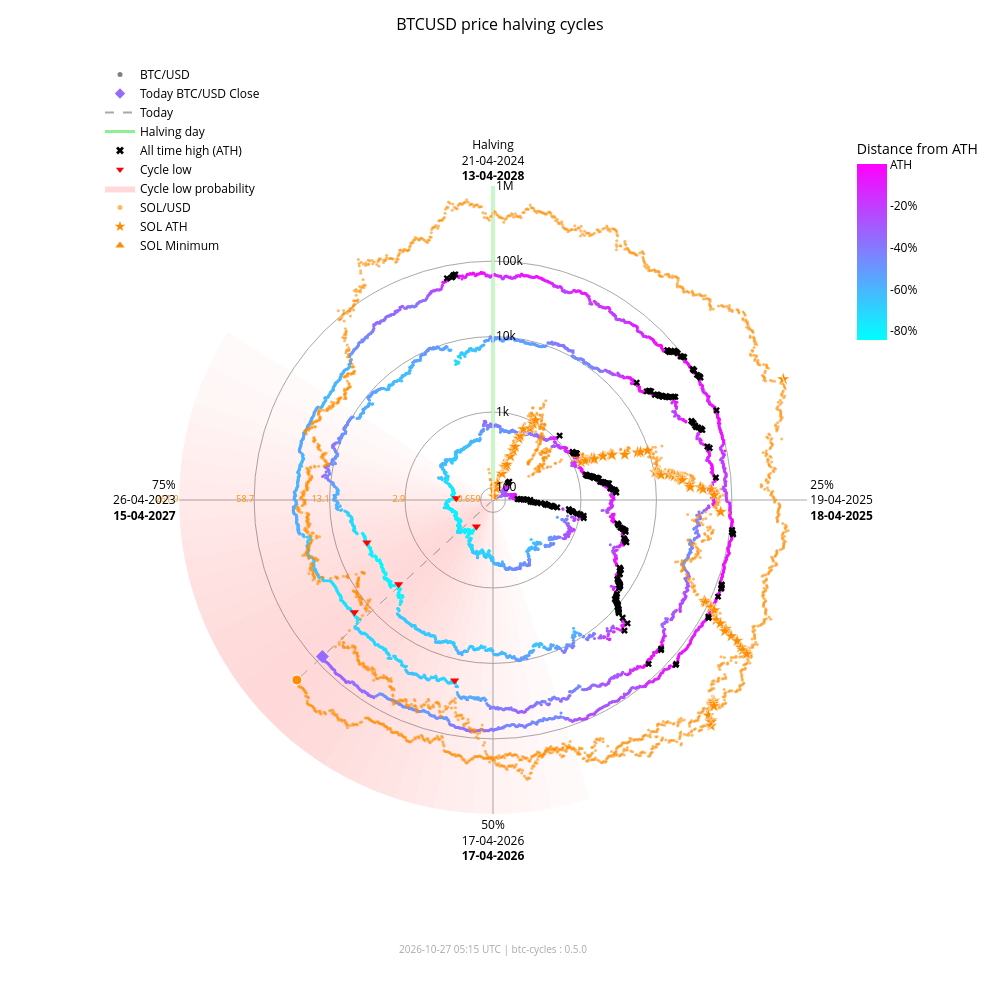

Write notebook code for a chart like this one.
### Markdown cell above
### Interactive chart with overlay

### Code cell
fig_overlay_interactive = btc.plot(
    kind="interactive",
    from_date="2012-11-28",
    overlay=sol,
)
fig_overlay_interactive.show(config={"scrollZoom": True, "displayModeBar": True})

### Figure 1 — Plotly figure (JSON) as saved in the notebook; plotly's stock layout.template omitted (floating-point values rounded to 4 significant figures; data arrays with more than 128 entries replaced by an {"elided": "..."} marker saying what was removed)
{"data": [{"fill": "toself", "fillcolor": "rgba(255,0,0,0.018306980149439524)", "hoverinfo": "skip", "line": {"width": 0}, "mode": "lines", "r": [68.43, 1000000, 1000000, 68.43, 68.43], "showlegend": false, "theta": [162.0, 162.0, 165.6, 165.6, 162.0], "type": "scatterpolar"}, {"fill": "toself", "fillcolor": "rgba(255,0,0,0.02405911634527998)", "hoverinfo": "skip", "line": {"width": 0}, "mode": "lines", "r": [68.43, 1000000, 1000000, 68.43, 68.43], "showlegend": false, "theta": [165.6, 165.6, 169.2, 169.2, 165.6], "type": "scatterpolar"}, {"fill": "toself", "fillcolor": "rgba(255,0,0,0.030803449372254352)", "hoverinfo": "skip", "line": {"width": 0}, "mode": "lines", "r": [68.43, 1000000, 1000000, 68.43, 68.43], "showlegend": false, "theta": [169.2, 169.2, 172.8, 172.8, 169.2], "type": "scatterpolar"}, {"fill": "toself", "fillcolor": "rgba(255,0,0,0.03847233586005252)", "hoverinfo": "skip", "line": {"width": 0}, "mode": "lines", "r": [68.43, 1000000, 1000000, 68.43, 68.43], "showlegend": false, "theta": [172.8, 172.8, 176.4, 176.4, 172.8], "type": "scatterpolar"}, {"fill": "toself", "fillcolor": "rgba(255,0,0,0.04694405159551339)", "hoverinfo": "skip", "line": {"width": 0}, "mode": "lines", "r": [68.43, 1000000, 1000000, 68.43, 68.43], "showlegend": false, "theta": [176.4, 176.4, 180.0, 180.0, 176.4], "type": "scatterpolar"}, {"fill": "toself", "fillcolor": "rgba(255,0,0,0.05605603979818329)", "hoverinfo": "skip", "line": {"width": 0}, "mode": "lines", "r": [68.43, 1000000, 1000000, 68.43, 68.43], "showlegend": false, "theta": [180.0, 180.0, 183.6, 183.6, 180.0], "type": "scatterpolar"}, {"fill": "toself", "fillcolor": "rgba(255,0,0,0.06562330627802694)", "hoverinfo": "skip", "line": {"width": 0}, "mode": "lines", "r": [68.43, 1000000, 1000000, 68.43, 68.43], "showlegend": false, "theta": [183.6, 183.6, 187.2, 187.2, 183.6], "type": "scatterpolar"}, {"fill": "toself", "fillcolor": "rgba(255,0,0,0.07545707932574237)", "hoverinfo": "skip", "line": {"width": 0}, "mode": "lines", "r": [68.43, 1000000, 1000000, 68.43, 68.43], "showlegend": false, "theta": [187.2, 187.2, 190.8, 190.8, 187.2], "type": "scatterpolar"}, {"fill": "toself", "fillcolor": "rgba(255,0,0,0.08537841060169407)", "hoverinfo": "skip", "line": {"width": 0}, "mode": "lines", "r": [68.43, 1000000, 1000000, 68.43, 68.43], "showlegend": false, "theta": [190.8, 190.8, 194.4, 194.4, 190.8], "type": "scatterpolar"}, {"fill": "toself", "fillcolor": "rgba(255,0,0,0.09522272137134848)", "hoverinfo": "skip", "line": {"width": 0}, "mode": "lines", "r": [68.43, 1000000, 1000000, 68.43, 68.43], "showlegend": false, "theta": [194.4, 194.4, 198.0, 198.0, 194.4], "type": "scatterpolar"}, {"fill": "toself", "fillcolor": "rgba(255,0,0,0.10483418800389058)", "hoverinfo": "skip", "line": {"width": 0}, "mode": "lines", "r": [68.43, 1000000, 1000000, 68.43, 68.43], "showlegend": false, "theta": [198.0, 198.0, 201.6, 201.6, 198.0], "type": "scatterpolar"}, {"fill": "toself", "fillcolor": "rgba(255,0,0,0.11405248627197925)", "hoverinfo": "skip", "line": {"width": 0}, "mode": "lines", "r": [68.43, 1000000, 1000000, 68.43, 68.43], "showlegend": false, "theta": [201.6, 201.6, 205.2, 205.2, 201.6], "type": "scatterpolar"}, {"fill": "toself", "fillcolor": "rgba(255,0,0,0.12269756305009562)", "hoverinfo": "skip", "line": {"width": 0}, "mode": "lines", "r": [68.43, 1000000, 1000000, 68.43, 68.43], "showlegend": false, "theta": [205.2, 205.2, 208.8, 208.8, 205.2], "type": "scatterpolar"}, {"fill": "toself", "fillcolor": "rgba(255,0,0,0.13055959037792858)", "hoverinfo": "skip", "line": {"width": 0}, "mode": "lines", "r": [68.43, 1000000, 1000000, 68.43, 68.43], "showlegend": false, "theta": [208.8, 208.8, 212.4, 212.4, 208.8], "type": "scatterpolar"}, {"fill": "toself", "fillcolor": "rgba(255,0,0,0.13740037014073872)", "hoverinfo": "skip", "line": {"width": 0}, "mode": "lines", "r": [68.43, 1000000, 1000000, 68.43, 68.43], "showlegend": false, "theta": [212.4, 212.4, 216.0, 216.0, 212.4], "type": "scatterpolar"}, {"fill": "toself", "fillcolor": "rgba(255,0,0,0.14296927208088228)", "hoverinfo": "skip", "line": {"width": 0}, "mode": "lines", "r": [68.43, 1000000, 1000000, 68.43, 68.43], "showlegend": false, "theta": [216.0, 216.0, 219.6, 219.6, 216.0], "type": "scatterpolar"}, {"fill": "toself", "fillcolor": "rgba(255,0,0,0.14703219887325494)", "hoverinfo": "skip", "line": {"width": 0}, "mode": "lines", "r": [68.43, 1000000, 1000000, 68.43, 68.43], "showlegend": false, "theta": [219.6, 219.6, 223.2, 223.2, 219.6], "type": "scatterpolar"}, {"fill": "toself", "fillcolor": "rgba(255,0,0,0.14940752827264187)", "hoverinfo": "skip", "line": {"width": 0}, "mode": "lines", "r": [68.43, 1000000, 1000000, 68.43, 68.43], "showlegend": false, "theta": [223.2, 223.2, 226.8, 226.8, 223.2], "type": "scatterpolar"}, {"fill": "toself", "fillcolor": "rgba(255,0,0,0.15)", "hoverinfo": "skip", "line": {"width": 0}, "mode": "lines", "r": [68.43, 1000000, 1000000, 68.43, 68.43], "showlegend": false, "theta": [226.8, 226.8, 230.4, 230.4, 226.8], "type": "scatterpolar"}, {"fill": "toself", "fillcolor": "rgba(255,0,0,0.14882314851976614)", "hoverinfo": "skip", "line": {"width": 0}, "mode": "lines", "r": [68.43, 1000000, 1000000, 68.43, 68.43], "showlegend": false, "theta": [230.4, 230.4, 234.0, 234.0, 230.4], "type": "scatterpolar"}, {"fill": "toself", "fillcolor": "rgba(255,0,0,0.14600334989350275)", "hoverinfo": "skip", "line": {"width": 0}, "mode": "lines", "r": [68.43, 1000000, 1000000, 68.43, 68.43], "showlegend": false, "theta": [234.0, 234.0, 237.6, 237.6, 234.0], "type": "scatterpolar"}, {"fill": "toself", "fillcolor": "rgba(255,0,0,0.14176315293000513)", "hoverinfo": "skip", "line": {"width": 0}, "mode": "lines", "r": [68.43, 1000000, 1000000, 68.43, 68.43], "showlegend": false, "theta": [237.6, 237.6, 241.2, 241.2, 237.6], "type": "scatterpolar"}, {"fill": "toself", "fillcolor": "rgba(255,0,0,0.1363869302869166)", "hoverinfo": "skip", "line": {"width": 0}, "mode": "lines", "r": [68.43, 1000000, 1000000, 68.43, 68.43], "showlegend": false, "theta": [241.2, 241.2, 244.8, 244.8, 241.2], "type": "scatterpolar"}, {"fill": "toself", "fillcolor": "rgba(255,0,0,0.13017643696734477)", "hoverinfo": "skip", "line": {"width": 0}, "mode": "lines", "r": [68.43, 1000000, 1000000, 68.43, 68.43], "showlegend": false, "theta": [244.8, 244.8, 248.4, 248.4, 244.8], "type": "scatterpolar"}, {"fill": "toself", "fillcolor": "rgba(255,0,0,0.1234063302665758)", "hoverinfo": "skip", "line": {"width": 0}, "mode": "lines", "r": [68.43, 1000000, 1000000, 68.43, 68.43], "showlegend": false, "theta": [248.4, 248.4, 252.0, 252.0, 248.4], "type": "scatterpolar"}, {"fill": "toself", "fillcolor": "rgba(255,0,0,0.11628949020714345)", "hoverinfo": "skip", "line": {"width": 0}, "mode": "lines", "r": [68.43, 1000000, 1000000, 68.43, 68.43], "showlegend": false, "theta": [252.0, 252.0, 255.6, 255.6, 252.0], "type": "scatterpolar"}, {"fill": "toself", "fillcolor": "rgba(255,0,0,0.108959277972535)", "hoverinfo": "skip", "line": {"width": 0}, "mode": "lines", "r": [68.43, 1000000, 1000000, 68.43, 68.43], "showlegend": false, "theta": [255.6, 255.6, 259.2, 259.2, 255.6], "type": "scatterpolar"}, {"fill": "toself", "fillcolor": "rgba(255,0,0,0.1014715299920515)", "hoverinfo": "skip", "line": {"width": 0}, "mode": "lines", "r": [68.43, 1000000, 1000000, 68.43, 68.43], "showlegend": false, "theta": [259.2, 259.2, 262.8, 262.8, 259.2], "type": "scatterpolar"}, {"fill": "toself", "fillcolor": "rgba(255,0,0,0.09382430417652897)", "hoverinfo": "skip", "line": {"width": 0}, "mode": "lines", "r": [68.43, 1000000, 1000000, 68.43, 68.43], "showlegend": false, "theta": [262.8, 262.8, 266.4, 266.4, 262.8], "type": "scatterpolar"}, {"fill": "toself", "fillcolor": "rgba(255,0,0,0.08598937207621672)", "hoverinfo": "skip", "line": {"width": 0}, "mode": "lines", "r": [68.43, 1000000, 1000000, 68.43, 68.43], "showlegend": false, "theta": [266.4, 266.4, 270.0, 270.0, 266.4], "type": "scatterpolar"}, {"fill": "toself", "fillcolor": "rgba(255,0,0,0.07794710108398434)", "hoverinfo": "skip", "line": {"width": 0}, "mode": "lines", "r": [68.43, 1000000, 1000000, 68.43, 68.43], "showlegend": false, "theta": [270.0, 270.0, 273.6, 273.6, 270.0], "type": "scatterpolar"}, {"fill": "toself", "fillcolor": "rgba(255,0,0,0.06971614429145927)", "hoverinfo": "skip", "line": {"width": 0}, "mode": "lines", "r": [68.43, 1000000, 1000000, 68.43, 68.43], "showlegend": false, "theta": [273.6, 273.6, 277.2, 277.2, 273.6], "type": "scatterpolar"}, {"fill": "toself", "fillcolor": "rgba(255,0,0,0.061371174705723626)", "hoverinfo": "skip", "line": {"width": 0}, "mode": "lines", "r": [68.43, 1000000, 1000000, 68.43, 68.43], "showlegend": false, "theta": [277.2, 277.2, 280.8, 280.8, 277.2], "type": "scatterpolar"}, {"fill": "toself", "fillcolor": "rgba(255,0,0,0.05304520605236535)", "hoverinfo": "skip", "line": {"width": 0}, "mode": "lines", "r": [68.43, 1000000, 1000000, 68.43, 68.43], "showlegend": false, "theta": [280.8, 280.8, 284.4, 284.4, 280.8], "type": "scatterpolar"}, {"fill": "toself", "fillcolor": "rgba(255,0,0,0.044916938988340704)", "hoverinfo": "skip", "line": {"width": 0}, "mode": "lines", "r": [68.43, 1000000, 1000000, 68.43, 68.43], "showlegend": false, "theta": [284.4, 284.4, 288.0, 288.0, 284.4], "type": "scatterpolar"}, {"fill": "toself", "fillcolor": "rgba(255,0,0,0.0371870550186571)", "hoverinfo": "skip", "line": {"width": 0}, "mode": "lines", "r": [68.43, 1000000, 1000000, 68.43, 68.43], "showlegend": false, "theta": [288.0, 288.0, 291.6, 291.6, 288.0], "type": "scatterpolar"}, {"fill": "toself", "fillcolor": "rgba(255,0,0,0.030049603184432498)", "hoverinfo": "skip", "line": {"width": 0}, "mode": "lines", "r": [68.43, 1000000, 1000000, 68.43, 68.43], "showlegend": false, "theta": [291.6, 291.6, 295.2, 295.2, 291.6], "type": "scatterpolar"}, {"fill": "toself", "fillcolor": "rgba(255,0,0,0.023665126797805223)", "hoverinfo": "skip", "line": {"width": 0}, "mode": "lines", "r": [68.43, 1000000, 1000000, 68.43, 68.43], "showlegend": false, "theta": [295.2, 295.2, 298.8, 298.8, 295.2], "type": "scatterpolar"}, {"fill": "toself", "fillcolor": "rgba(255,0,0,0.018141004067302662)", "hoverinfo": "skip", "line": {"width": 0}, "mode": "lines", "r": [68.43, 1000000, 1000000, 68.43, 68.43], "showlegend": false, "theta": [298.8, 298.8, 302.4, 302.4, 298.8], "type": "scatterpolar"}, {"hoverinfo": "skip", "line": {"color": "darkgrey", "dash": "dash", "width": 1}, "mode": "lines", "r": [68.43, 80010.0], "showlegend": false, "theta": [227.4, 227.4], "type": "scatterpolar"}, {"hoverinfo": "skip", "line": {"color": "darkgrey", "dash": "dash", "width": 1}, "mode": "lines", "r": [68.43, 229900.0], "showlegend": false, "theta": [227.4, 227.4], "type": "scatterpolar"}, {"hoverinfo": "skip", "line": {"color": "lightgreen", "width": 3}, "mode": "lines", "r": [68.43, 1000000], "showlegend": false, "theta": [0, 0], "type": "scatterpolar"}, {"hoverinfo": "text", "marker": {"color": {"elided": "4931 str values"}, "size": 3}, "mode": "markers", "r": {"elided": "4931 float values"}, "showlegend": false, "text": {"elided": "4931 str values"}, "theta": {"elided": "4931 float values"}, "type": "scatterpolar"}, {"hoverinfo": "text", "marker": {"color": "#FF8C00", "opacity": 0.6, "size": 3}, "mode": "markers", "r": {"elided": "2391 float values"}, "showlegend": false, "text": {"elided": "2391 str values"}, "theta": {"elided": "2391 float values"}, "type": "scatterpolar"}, {"hoverinfo": "text", "marker": {"color": "#936cff", "size": 10, "symbol": "diamond"}, "mode": "markers", "r": [80010.0], "showlegend": false, "text": ["Today<br>Date: 2026-10-26<br>Price: $80,006.65"], "theta": [227.4], "type": "scatterpolar"}, {"hoverinfo": "text", "marker": {"color": "#FF8C00", "line": {"color": "white", "width": 1}, "size": 10, "symbol": "circle"}, "mode": "markers", "r": [229900.0], "showlegend": false, "text": ["Today SOL<br>Date: 2026-10-26<br>Price: $100.75"], "theta": [227.4], "type": "scatterpolar"}, {"hoverinfo": "text", "marker": {"color": "#FF8C00", "line": {"color": "white", "width": 0.5}, "size": 10, "symbol": "star"}, "mode": "markers", "r": [68.43, 76.69, 98.28, 115.1, 160.2, 199.2, 200.3, 203.8, 217.3, 287.8, 349.8, 397.3, 523.3, 573.2, 718.1, 798.5, 948.0, 1078.0, 1271.0, 1461.0, 1785.0, 1908.0, 1917.0, 2530.0, 3215.0, 3302.0, 3322.0, 4795.0, 7121.0, 7760.0, 9679.0, 10370.0, 11210.0, 11600.0, 11830.0, 12190.0, 15220.0, 16990.0, 18090.0, 20010.0, 20730.0, 21720.0, 21920.0, 22700.0, 28100.0, 28410.0, 38550.0, 41750.0, 54000.0, 58230.0, 71670.0, 86520.0, 90770.0, 111800.0, 112400.0, 128500.0, 155700.0, 182600.0, 229400.0, 231200.0, 295100.0, 371400.0, 451600.0, 493500.0, 583700.0, 612100.0, 618900.0, 644000.0, 686600.0, 744100.0, 879500.0, 907500.0, 980900.0, 1000000.0], "showlegend": false, "text": ["SOL ATH<br>Date: 2020-04-10<br>Price: $0.95", "SOL ATH<br>Date: 2020-07-12<br>Price: $1.02", "SOL ATH<br>Date: 2020-07-13<br>Price: $1.18", "SOL ATH<br>Date: 2020-07-15<br>Price: $1.29", "SOL ATH<br>Date: 2020-07-26<br>Price: $1.57", "SOL ATH<br>Date: 2020-07-27<br>Price: $1.78", "SOL ATH<br>Date: 2020-07-28<br>Price: $1.78", "SOL ATH<br>Date: 2020-08-03<br>Price: $1.80", "SOL ATH<br>Date: 2020-08-04<br>Price: $1.87", "SOL ATH<br>Date: 2020-08-06<br>Price: $2.21", "SOL ATH<br>Date: 2020-08-08<br>Price: $2.47", "SOL ATH<br>Date: 2020-08-09<br>Price: $2.67", "SOL ATH<br>Date: 2020-08-10<br>Price: $3.13", "SOL ATH<br>Date: 2020-08-11<br>Price: $3.30", "SOL ATH<br>Date: 2020-08-12<br>Price: $3.77", "SOL ATH<br>Date: 2020-08-28<br>Price: $4.01", "SOL ATH<br>Date: 2020-08-30<br>Price: $4.44", "SOL ATH<br>Date: 2020-08-31<br>Price: $4.78", "SOL ATH<br>Date: 2021-02-02<br>Price: $5.27", "SOL ATH<br>Date: 2021-02-03<br>Price: $5.72", "SOL ATH<br>Date: 2021-02-04<br>Price: $6.43", "SOL ATH<br>Date: 2021-02-05<br>Price: $6.68", "SOL ATH<br>Date: 2021-02-07<br>Price: $6.70", "SOL ATH<br>Date: 2021-02-08<br>Price: $7.88", "SOL ATH<br>Date: 2021-02-10<br>Price: $9.07", "SOL ATH<br>Date: 2021-02-11<br>Price: $9.22", "SOL ATH<br>Date: 2021-02-12<br>Price: $9.25", "SOL ATH<br>Date: 2021-02-19<br>Price: $11.47", "SOL ATH<br>Date: 2021-02-22<br>Price: $14.45", "SOL ATH<br>Date: 2021-02-23<br>Price: $15.20", "SOL ATH<br>Date: 2021-02-24<br>Price: $17.30", "SOL ATH<br>Date: 2021-03-28<br>Price: $18.02", "SOL ATH<br>Date: 2021-03-29<br>Price: $18.85", "SOL ATH<br>Date: 2021-03-30<br>Price: $19.23", "SOL ATH<br>Date: 2021-03-31<br>Price: $19.47", "SOL ATH<br>Date: 2021-04-02<br>Price: $19.81", "SOL ATH<br>Date: 2021-04-03<br>Price: $22.55", "SOL ATH<br>Date: 2021-04-04<br>Price: $24.06", "SOL ATH<br>Date: 2021-04-06<br>Price: $24.96", "SOL ATH<br>Date: 2021-04-07<br>Price: $26.48", "SOL ATH<br>Date: 2021-04-08<br>Price: $27.03", "SOL ATH<br>Date: 2021-04-09<br>Price: $27.78", "SOL ATH<br>Date: 2021-04-11<br>Price: $27.93", "SOL ATH<br>Date: 2021-04-12<br>Price: $28.51", "SOL ATH<br>Date: 2021-04-18<br>Price: $32.30", "SOL ATH<br>Date: 2021-04-21<br>Price: $32.51", "SOL ATH<br>Date: 2021-04-22<br>Price: $38.88", "SOL ATH<br>Date: 2021-04-24<br>Price: $40.74", "SOL ATH<br>Date: 2021-04-25<br>Price: $47.37", "SOL ATH<br>Date: 2021-05-01<br>Price: $49.51", "SOL ATH<br>Date: 2021-05-18<br>Price: $55.91", "SOL ATH<br>Date: 2021-08-16<br>Price: $62.43", "SOL ATH<br>Date: 2021-08-17<br>Price: $64.21", "SOL ATH<br>Date: 2021-08-18<br>Price: $72.54", "SOL ATH<br>Date: 2021-08-19<br>Price: $72.76", "SOL ATH<br>Date: 2021-08-20<br>Price: $78.72", "SOL ATH<br>Date: 2021-08-27<br>Price: $88.09", "SOL ATH<br>Date: 2021-08-28<br>Price: $96.70", "SOL ATH<br>Date: 2021-08-30<br>Price: $110.54", "SOL ATH<br>Date: 2021-09-01<br>Price: $111.03", "SOL ATH<br>Date: 2021-09-02<br>Price: $128.10", "SOL ATH<br>Date: 2021-09-03<br>Price: $146.58", "SOL ATH<br>Date: 2021-09-06<br>Price: $164.38", "SOL ATH<br>Date: 2021-09-07<br>Price: $173.15", "SOL ATH<br>Date: 2021-09-08<br>Price: $191.04", "SOL ATH<br>Date: 2021-10-22<br>Price: $196.43", "SOL ATH<br>Date: 2021-10-23<br>Price: $197.70", "SOL ATH<br>Date: 2021-10-24<br>Price: $202.36", "SOL ATH<br>Date: 2021-10-25<br>Price: $210.10", "SOL ATH<br>Date: 2021-11-02<br>Price: $220.24", "SOL ATH<br>Date: 2021-11-03<br>Price: $242.90", "SOL ATH<br>Date: 2021-11-04<br>Price: $247.39", "SOL ATH<br>Date: 2021-11-06<br>Price: $258.93", "SOL ATH<br>Date: 2025-01-18<br>Price: $261.87"], "theta": [352.0, 15.5, 15.75, 16.25, 19.0, 19.25, 19.5, 21.0, 21.25, 21.75, 22.25, 22.5, 22.75, 23.0, 23.25, 27.25, 27.75, 28.0, 66.75, 67.0, 67.25, 67.5, 68.0, 68.25, 68.75, 69.0, 69.25, 71.0, 71.75, 72.0, 72.25, 80.25, 80.5, 80.75, 81.0, 81.5, 81.75, 82.0, 82.5, 82.75, 83.0, 83.25, 83.75, 84.0, 85.5, 86.25, 86.5, 87.0, 87.25, 88.75, 93.0, 115.5, 115.8, 116.0, 116.2, 116.5, 118.2, 118.5, 119.0, 119.5, 119.8, 120.0, 120.7, 121.0, 121.3, 132.2, 132.5, 132.8, 133.0, 135.0, 135.2, 135.5, 136.0, 67.39], "type": "scatterpolar"}, {"hoverinfo": "text", "marker": {"color": "#FF8C00", "line": {"color": "white", "width": 0.5}, "size": 10, "symbol": "triangle-up"}, "mode": "markers", "r": [68.43], "showlegend": false, "text": ["SOL Minimum<br>Date: 2020-05-11<br>Price: $0.52"], "theta": [0.0], "type": "scatterpolar"}, {"hoverinfo": "text", "marker": {"color": "black", "size": 6, "symbol": "x"}, "mode": "markers", "r": {"elided": "182 float values"}, "showlegend": false, "text": {"elided": "182 str values"}, "theta": {"elided": "182 float values"}, "type": "scatterpolar"}, {"hoverinfo": "text", "marker": {"color": "red", "size": 8, "symbol": "triangle-down"}, "mode": "markers", "r": [178.1, 210.5, 3237.0, 3961.0, 19020.0, 15790.0], "showlegend": false, "text": ["Cycle Low<br>Date: 2015-01-14<br>Price: $178.10<br>ATH distance: -84.5%", "Cycle Low<br>Date: 2015-08-24<br>Price: $210.49<br>ATH distance: -81.7%", "Cycle Low<br>Date: 2018-12-15<br>Price: $3,236.76<br>ATH distance: -83.4%", "Cycle Low<br>Date: 2019-03-15<br>Price: $3,960.91<br>ATH distance: -79.7%", "Cycle Low<br>Date: 2022-06-18<br>Price: $19,017.64<br>ATH distance: -71.9%", "Cycle Low<br>Date: 2022-11-21<br>Price: $15,787.28<br>ATH distance: -76.6%"], "theta": [212.1, 272.7, 228.3, 251.4, 192.0, 231.0], "type": "scatterpolar"}, {"marker": {"color": "grey", "size": 5}, "mode": "markers", "name": "BTC/USD", "r": [null], "theta": [null], "type": "scatterpolar"}, {"marker": {"color": "#936cff", "size": 8, "symbol": "diamond"}, "mode": "markers", "name": "Today BTC/USD Close", "r": [null], "theta": [null], "type": "scatterpolar"}, {"line": {"color": "darkgrey", "dash": "dash"}, "mode": "lines", "name": "Today", "r": [null], "theta": [null], "type": "scatterpolar"}, {"line": {"color": "lightgreen", "width": 3}, "mode": "lines", "name": "Halving day", "r": [null], "theta": [null], "type": "scatterpolar"}, {"marker": {"color": "black", "size": 7, "symbol": "x"}, "mode": "markers", "name": "All time high (ATH)", "r": [null], "theta": [null], "type": "scatterpolar"}, {"marker": {"color": "red", "size": 7, "symbol": "triangle-down"}, "mode": "markers", "name": "Cycle low", "r": [null], "theta": [null], "type": "scatterpolar"}, {"fill": "toself", "fillcolor": "rgba(255,0,0,0.15)", "line": {"width": 0}, "mode": "lines", "name": "Cycle low probability", "r": [null], "theta": [null], "type": "scatterpolar"}, {"marker": {"color": "#FF8C00", "opacity": 0.6, "size": 5}, "mode": "markers", "name": "SOL/USD", "r": [null], "theta": [null], "type": "scatterpolar"}, {"marker": {"color": "#FF8C00", "size": 8, "symbol": "star"}, "mode": "markers", "name": "SOL ATH", "r": [null], "theta": [null], "type": "scatterpolar"}, {"marker": {"color": "#FF8C00", "size": 8, "symbol": "triangle-up"}, "mode": "markers", "name": "SOL Minimum", "r": [null], "theta": [null], "type": "scatterpolar"}, {"hoverinfo": "skip", "marker": {"cmax": 0, "cmin": -0.8453, "color": [0], "colorbar": {"len": 0.25, "ticktext": ["ATH", "-20%", "-40%", "-60%", "-80%", "-100%"], "tickvals": [0, -0.2, -0.4, -0.6, -0.8, -1.0], "title": {"text": "Distance from ATH"}, "x": 0.95, "y": 0.92, "yanchor": "top"}, "colorscale": {"elided": "256x2 mixed values"}, "showscale": true, "size": 0}, "mode": "markers", "r": [null], "showlegend": false, "theta": [null], "type": "scatterpolar"}, {"hoverinfo": "skip", "mode": "text", "r": [100, 1000, 10000, 100000, 1000000], "showlegend": false, "text": ["0.659", "2.9", "13.1", "58.7", "261.9"], "textfont": {"color": "#FF8C00", "size": 9}, "textposition": "middle left", "theta": [270, 270, 270, 270, 270], "type": "scatterpolar"}], "layout": {"annotations": [{"font": {"color": "darkgrey", "size": 10}, "showarrow": false, "text": "2026-10-27 05:15 UTC | btc-cycles : 0.5.0", "x": 0.5, "xref": "paper", "y": -0.02, "yref": "paper"}], "font": {"color": "black"}, "height": 1000, "legend": {"bgcolor": "rgba(0,0,0,0)", "font": {"color": "black"}, "x": 0.0, "y": 1.0}, "margin": {"b": 60, "l": 100, "r": 80, "t": 60}, "paper_bgcolor": "white", "plot_bgcolor": "white", "polar": {"angularaxis": {"color": "black", "direction": "clockwise", "gridcolor": "darkgrey", "rotation": 90, "ticktext": ["Halving<br>21-04-2024<br><b>13-04-2028</b>", "25%<br>19-04-2025<br><b>18-04-2025</b>", "50%<br>17-04-2026<br><b>17-04-2026</b>", "75%<br>26-04-2023<br><b>15-04-2027</b>"], "tickvals": [0, 90, 180, 270]}, "bgcolor": "white", "domain": {"x": [0.1, 0.9], "y": [0.05, 0.95]}, "radialaxis": {"angle": 90, "color": "black", "gridcolor": "darkgrey", "range": [1.835, 6.0], "tickangle": 90, "ticktext": ["100", "1k", "10k", "100k", "1M"], "tickvals": [100, 1000, 10000, 100000, 1000000], "type": "log"}}, "title": {"font": {"color": "black", "size": 16}, "text": "BTCUSD price halving cycles", "x": 0.5}, "width": 1000}}
